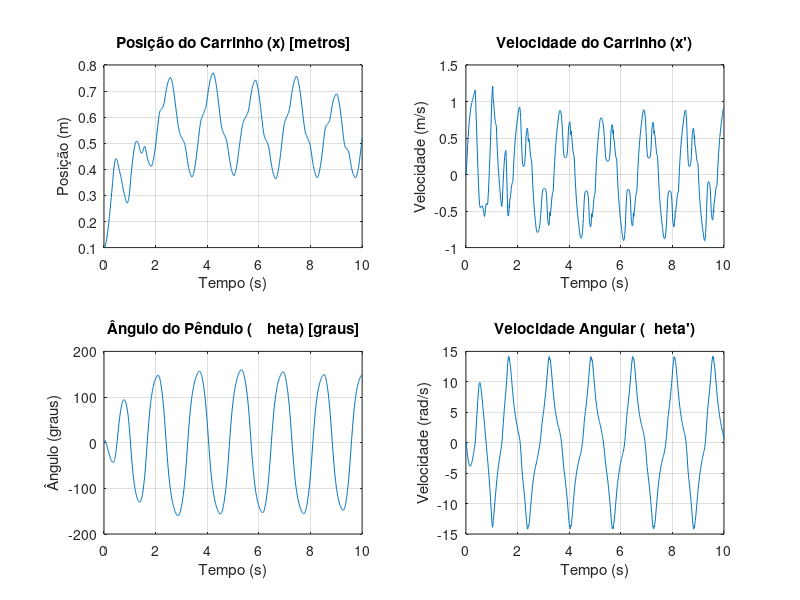
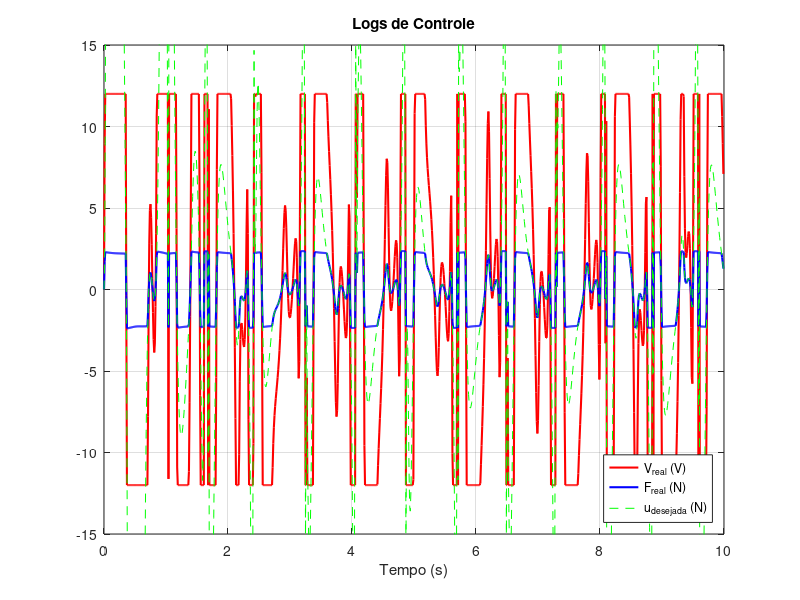

These figures' MATLAB source, in order:
%% Limpando o Workspace

clear
close all;
clc

%% Declaração das variáveis do sistema
% ==============================
% Dados gerais
% ==============================
dados.geral.g = 9.81;           % [m/s^2] Aceleração da gravidade
dados.geral.Tf = 10;            % [s] Tempo total da simulação
dados.geral.guia = 0.70;        % [m] Tamanho da guia linear

% ==============================
% Dados do pêndulo
% ==============================
dados.pendulo.m = 0.13;        % [kg]    Massa da haste do pêndulo
dados.pendulo.l = 0.2;             % [m]     Distância do ponto de fixação até o centro de gravidade
dados.pendulo.I = 0.00007892;       % [kg·m^2] Momento de inércia da haste em relação ao centro de gravidade
                                    % Inércia em relação ao PIVÔ é J = I + m*l^2
dados.pendulo.J = dados.pendulo.I + dados.pendulo.m * dados.pendulo.l^2;
dados.pendulo.b = 0.0001;           % [N·m·s] Coeficiente de amortecimento viscoso no eixo de fixação

% ==============================
% Dados do carro
% ==============================
dados.carro.m = 0.30882;         % [kg]    Massa do carro
dados.carro.c = 1;                   % [N·s/m] Coeficiente de amortecimento viscoso entre carro e guia

% ==============================
% Dados do motor
% ==============================
dados.motor.Rm = 12.5;         % [Ω]      Resistência do enrolamento
dados.motor.Kb = 0.031;        % [V·s/rad] Constante de força contra-eletromotriz
dados.motor.Kt = 0.17;         % [N·m/A]  Constante de torque
dados.motor.r  = 0.071;        % [-]      Relação de transmissão (ou raio do pinhão)
dados.motor.V_max = 12;        % [V]      Tensão máxima de alimentação do motor (suposição)

%% Projeto do Controlador Swing-Up
% ==============================
% Ganhos do controlador
k_e = 50.0;     % Ganho de energia
k_d = 0.1;     % Ganho de amortecimento

E_alvo = dados.pendulo.m * dados.geral.g * dados.pendulo.l; % Energia no ponto mais alto

%% Configuração da Simulação
% ==============================
dt = 0.01;     % passo de tempo (s)
t = 0:dt:dados.geral.Tf; % vetor de tempo
N = length(t) - 1;

% Vetores de estado [x, x_dot, theta, theta_dot]
estado = zeros(N+1, 4);

% Vetores para vizualizar registros de controle (logs)
V_log = zeros(N, 1);
F_log = zeros(N, 1);
u_log = zeros(N, 1);

% Condições Iniciais
estado(1, :) = [0.1, 0, 0.1, 0]; % [x, x_dot, theta, theta_dot]
% Carrinho iniciando próximo do centro (à 1 mm do centro), sem volicidade e
% haste começando próximo de theta = 0 e sem velocidade angular.

%% Execução da Simulação
% ==============================
for i = 1:N
    % Ler o estado atual
    x = estado(i, 1);
    x_dot = estado(i, 2);
    theta = estado(i, 3);
    theta_dot = estado(i, 4);
    
    % --- Passo A: CÁLCULO DO CONTROLADOR ---
    
    % 1. Calcular Força Desejada (u(t))
    E_p = 0.5 * dados.pendulo.J * theta_dot^2 - dados.pendulo.m * dados.geral.g * dados.pendulo.l * cos(theta);
    E_erro = E_p - E_alvo;
    
    u_energia = k_e * E_erro * cos(theta) * theta_dot;
    
    u_desejada = u_energia - k_d * x_dot;
    
    % 2. Calcular Voltagem Real (V_real)
    V_desejada = (u_desejada * dados.motor.r * dados.motor.Rm / dados.motor.Kt) + ...
                 (dados.motor.Kb * x_dot / dados.motor.r);
                 
    V_real = max(-dados.motor.V_max, min(dados.motor.V_max, V_desejada));
    
    % 3. Calcular Força Real (F_real)
    i_real = (V_real - (dados.motor.Kb * x_dot / dados.motor.r)) / dados.motor.Rm;
    tau_real = dados.motor.Kt * i_real;
    F_real = tau_real / dados.motor.r;
    
    % Guardar logs
    V_log(i) = V_real;
    F_log(i) = F_real;
    u_log(i) = u_desejada;
    
    % CÁLCULO DA FÍSICA (A = M \ V)
    M_mat = [(dados.carro.m + dados.pendulo.m), dados.pendulo.m * dados.pendulo.l * cos(theta);
             dados.pendulo.m * dados.pendulo.l * cos(theta), dados.pendulo.J];
         
    V_vec = [F_real - dados.carro.c * x_dot + dados.pendulo.m * dados.pendulo.l * sin(theta) * theta_dot^2;
             -dados.pendulo.m * dados.geral.g * dados.pendulo.l * sin(theta) - dados.pendulo.b * theta_dot];
         
    Acel = M_mat \ V_vec;
    x_ddot = Acel(1);
    theta_ddot = Acel(2);
    
    % Atualizar o estado
    estado(i+1, 2) = x_dot + x_ddot * dt;
    estado(i+1, 4) = theta_dot + theta_ddot * dt;
    estado(i+1, 1) = x + estado(i+1, 2) * dt;
    estado(i+1, 3) = theta + estado(i+1, 4) * dt;
    estado(i+1, 3) = atan2(sin(estado(i+1, 3)), cos(estado(i+1, 3)));
end

%% 5. Visualização dos 4 Estados
% Gráficos de Estado
figure;
subplot(2,2,1); plot(t, estado(:,1)); title("Posição do Carrinho (x) [metros]"); 
xlabel('Tempo (s)'); ylabel('Posição (m)'); grid on;
subplot(2,2,2); plot(t, estado(:,2)); title("Velocidade do Carrinho (x')"); 
xlabel('Tempo (s)'); ylabel('Velocidade (m/s)'); grid on;
subplot(2,2,3); plot(t, estado(:,3) * 180/pi); title("Ângulo do Pêndulo (\theta) [graus]"); 
xlabel('Tempo (s)'); ylabel('Ângulo (graus)'); grid on;
subplot(2,2,4); plot(t, estado(:,4)); title("Velocidade Angular (\theta')"); 
xlabel('Tempo (s)'); ylabel('Velocidade (rad/s)'); grid on;

% Gráficos de Controle
figure;
plot(t(1:N), V_log, 'r', 'LineWidth', 1.5); hold on;
plot(t(1:N), F_log, 'b', 'LineWidth', 1.5);
plot(t(1:N), u_log, 'g--');
title('Logs de Controle'); 
legend('V_{real} (V)', 'F_{real} (N)', 'u_{desejada} (N)', 'Location', 'SouthEast');
xlabel('Tempo (s)'); grid on;
ylim([-15 15]);